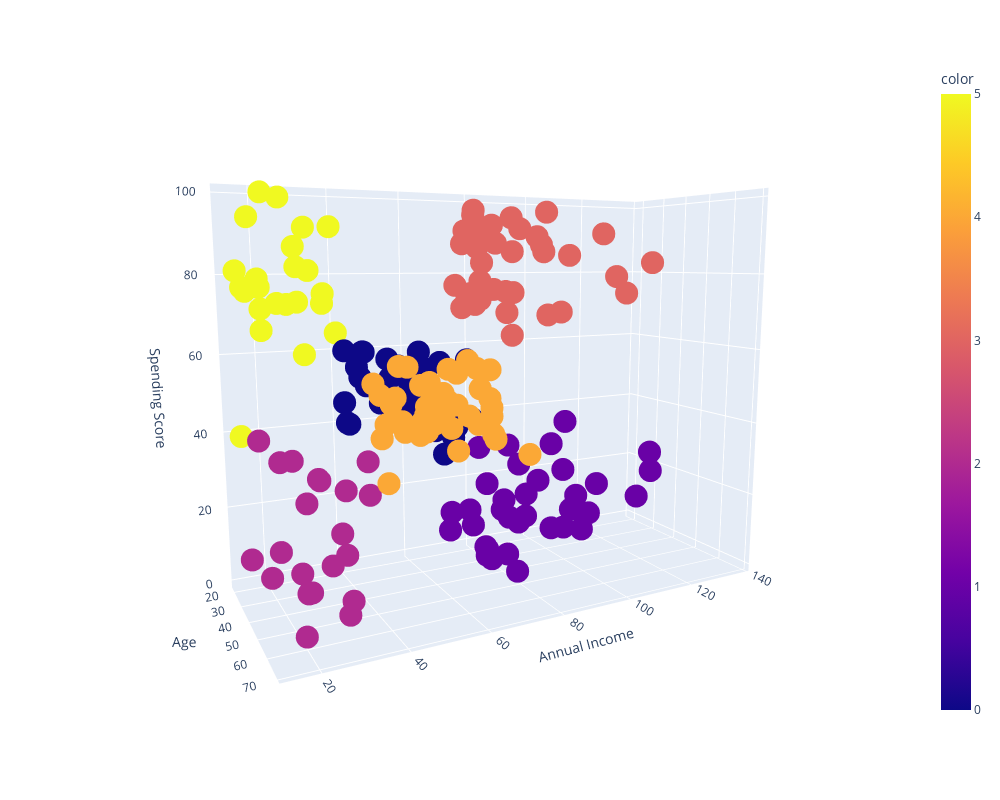

The cell this chart's notebook holds for it:
### Markdown cell above
The clusters highlight different spending behaviours. Blue (top-left) represents young, low-income big spenders, while green (top-centre) includes wealthy, high-spending individuals. Red (bottom-centre) consists of high earners who spend cautiously, likely older or conservative customers.  

Orange (bottom-left) represents budget-conscious individuals with both low income and low spending. Purple & yellow (right side) show older customers, indicating that age impacts spending habits—some spend selectively, others save more.  

For businesses, income doesn’t always equal spending. Younger people tend to spend more, while some high earners stay frugal. Understanding these patterns helps in crafting better marketing and pricing strategies.

### Code cell
import plotly.express as px
labels={
        'x': 'Age',
        'y': 'Annual Income',
        'z': 'Spending Score'
    }
plot = px.scatter_3d(x=data['Age'], y=data['Annual Income (k$)'], z=data['Spending Score (1-100)'],color=data['cluster'],labels=labels,width=1000,   # increase width
    height=800)
plot.show()

### Figure 1 — Plotly figure (JSON) as saved in the notebook; plotly's stock layout.template omitted (floating-point values rounded to 4 significant figures; data arrays with more than 128 entries replaced by an {"elided": "..."} marker saying what was removed)
{"data": [{"hovertemplate": "Age=%{x}<br>Annual Income=%{y}<br>Spending Score=%{z}<br>color=%{marker.color}<extra></extra>", "legendgroup": "", "marker": {"color": {"elided": "200 int values"}, "coloraxis": "coloraxis", "symbol": "circle"}, "mode": "markers", "name": "", "scene": "scene", "showlegend": false, "type": "scatter3d", "x": {"elided": "200 int values"}, "y": {"elided": "200 int values"}, "z": {"elided": "200 int values"}}], "layout": {"coloraxis": {"colorbar": {"title": {"text": "color"}}, "colorscale": [[0, "#0d0887"], [0.1111, "#46039f"], [0.2222, "#7201a8"], [0.3333, "#9c179e"], [0.4444, "#bd3786"], [0.5556, "#d8576b"], [0.6667, "#ed7953"], [0.7778, "#fb9f3a"], [0.8889, "#fdca26"], [1, "#f0f921"]]}, "height": 800, "legend": {"tracegroupgap": 0}, "margin": {"t": 60}, "scene": {"aspectmode": "auto", "aspectratio": {"x": 0.6093, "y": 1.429, "z": 1.148}, "camera": {"center": {"x": 0, "y": 0, "z": 0}, "eye": {"x": 2.01, "y": -1.058, "z": 0.3634}, "projection": {"type": "perspective"}, "up": {"x": 0, "y": 0, "z": 1}}, "domain": {"x": [0, 1], "y": [0, 1]}, "xaxis": {"title": {"text": "Age"}, "type": "linear"}, "yaxis": {"title": {"text": "Annual Income"}, "type": "linear"}, "zaxis": {"title": {"text": "Spending Score"}, "type": "linear"}}, "width": 1000}}
